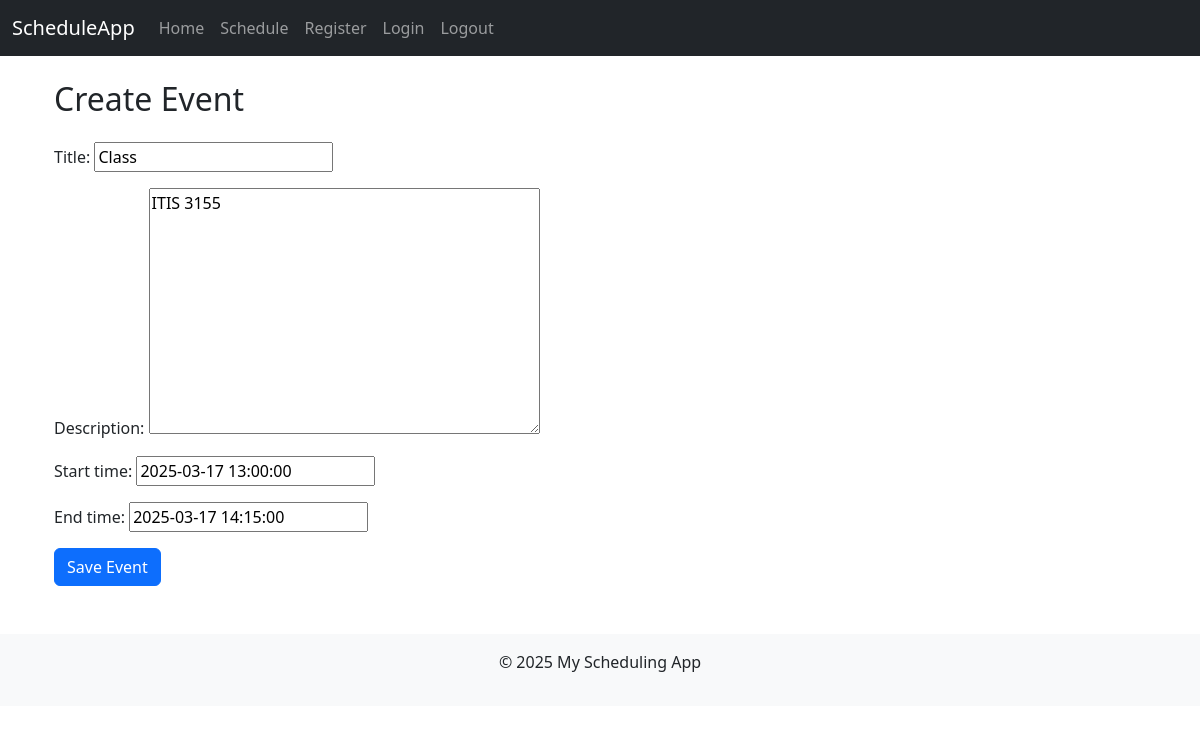
The app's page /schedules/event/2/edit/ (signed in) with its own data.
### schedules/models.py (models this page shows, shortened)
class Event(models.Model):
    user = models.ForeignKey(User, on_delete=models.CASCADE)
    title = models.CharField(max_length=200)
    description = models.TextField()
    start_time = models.DateTimeField()
    end_time = models.DateTimeField()
    is_shared = models.BooleanField(default=False)

### schedules/views.py (the view)
# urls.py: path('event/<int:pk>/edit/', views.event_update, name='event_edit'),
@login_required
def event_update(request, pk):
    event = get_object_or_404(Event, pk=pk, user=request.user)
    if request.method == 'POST':
        form = EventForm(request.POST, instance=event)
        if form.is_valid():
            form.save()
            return redirect('event_list')
    else:
        form = EventForm(instance=event)
    return render(request, 'schedules/event_form.html', {'form': form})

### schedules/forms.py
class EventForm(forms.ModelForm):
    class Meta:
        model = Event
        fields = ['title', 'description', 'start_time', 'end_time']

### scheduling_app/templates/schedules/event_form.html (shortened to what this page needs)
{% extends "schedules/base.html" %}
{% block content %}
<div class="container">
    <h2 class="mb-4">Create Event</h2>
    <form method="post">
        {{ form.as_p }}
        <button type="submit" class="btn btn-primary">Save Event</button>
    </form>
</div>
{% endblock %}

### records on screen
Event: title "Class", description "ITIS 3155", start_time "2025-03-17 13:00:00", end_time "2025-03-17 14:15:00"
